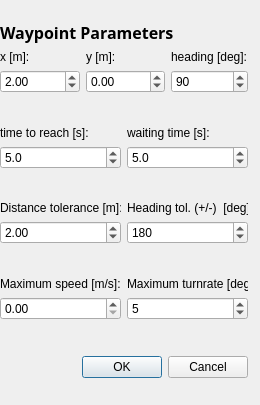
<ui version="4.0" >
 <class>WaypointDialog</class>
 <widget class="QDialog" name="WaypointDialog" >
  <property name="geometry" >
   <rect>
    <x>0</x>
    <y>0</y>
    <width>260</width>
    <height>405</height>
   </rect>
  </property>
  <property name="sizePolicy" >
   <sizepolicy>
    <hsizetype>0</hsizetype>
    <vsizetype>0</vsizetype>
    <horstretch>0</horstretch>
    <verstretch>0</verstretch>
   </sizepolicy>
  </property>
  <property name="windowTitle" >
   <string>Waypoint Paramters</string>
  </property>
  <widget class="QWidget" name="layoutWidget" >
   <property name="geometry" >
    <rect>
     <x>0</x>
     <y>21</y>
     <width>248</width>
     <height>362</height>
    </rect>
   </property>
   <layout class="QVBoxLayout" >
    <property name="margin" >
     <number>0</number>
    </property>
    <property name="spacing" >
     <number>6</number>
    </property>
    <item>
     <widget class="QLabel" name="label" >
      <property name="text" >
       <string>&lt;html>&lt;head>&lt;meta name="qrichtext" content="1" />&lt;/head>&lt;body style=" white-space: pre-wrap; font-family:Sans Serif; font-size:9pt; font-weight:400; font-style:normal; text-decoration:none;">&lt;p style=" margin-top:0px; margin-bottom:0px; margin-left:0px; margin-right:0px; -qt-block-indent:0; text-indent:0px;">&lt;span style=" font-size:12pt; font-weight:600;">Waypoint Parameters&lt;/span>&lt;/p>&lt;/body>&lt;/html></string>
      </property>
     </widget>
    </item>
    <item>
     <layout class="QGridLayout" >
      <property name="margin" >
       <number>0</number>
      </property>
      <property name="spacing" >
       <number>6</number>
      </property>
      <item row="0" column="2" >
       <widget class="QLabel" name="headingLabel" >
        <property name="text" >
         <string>heading [deg]:</string>
        </property>
       </widget>
      </item>
      <item row="1" column="0" >
       <widget class="QDoubleSpinBox" name="xSpin" >
        <property name="maximum" >
         <double>10000.000000000000000</double>
        </property>
        <property name="minimum" >
         <double>-10000.000000000000000</double>
        </property>
        <property name="singleStep" >
         <double>0.200000000000000</double>
        </property>
        <property name="value" >
         <double>2.000000000000000</double>
        </property>
       </widget>
      </item>
      <item row="0" column="0" >
       <widget class="QLabel" name="xLabel" >
        <property name="text" >
         <string>x [m]:</string>
        </property>
       </widget>
      </item>
      <item row="1" column="1" >
       <widget class="QDoubleSpinBox" name="ySpin" >
        <property name="maximum" >
         <double>10000.000000000000000</double>
        </property>
        <property name="minimum" >
         <double>-10000.000000000000000</double>
        </property>
        <property name="singleStep" >
         <double>0.200000000000000</double>
        </property>
        <property name="value" >
         <double>0.000000000000000</double>
        </property>
       </widget>
      </item>
      <item row="1" column="2" >
       <widget class="QSpinBox" name="headingSpin" >
        <property name="maximum" >
         <number>359</number>
        </property>
        <property name="singleStep" >
         <number>1</number>
        </property>
        <property name="value" >
         <number>90</number>
        </property>
       </widget>
      </item>
      <item row="0" column="1" >
       <widget class="QLabel" name="yLabel" >
        <property name="text" >
         <string>y [m]:</string>
        </property>
       </widget>
      </item>
     </layout>
    </item>
    <item>
     <spacer>
      <property name="orientation" >
       <enum>Qt::Vertical</enum>
      </property>
      <property name="sizeHint" >
       <size>
        <width>221</width>
        <height>21</height>
       </size>
      </property>
     </spacer>
    </item>
    <item>
     <layout class="QGridLayout" >
      <property name="margin" >
       <number>0</number>
      </property>
      <property name="spacing" >
       <number>6</number>
      </property>
      <item row="0" column="0" >
       <widget class="QLabel" name="timeLabel" >
        <property name="text" >
         <string>time to reach [s]:</string>
        </property>
       </widget>
      </item>
      <item row="1" column="1" >
       <widget class="QDoubleSpinBox" name="waitingTimeSpin" >
        <property name="decimals" >
         <number>1</number>
        </property>
        <property name="maximum" >
         <double>10000.000000000000000</double>
        </property>
        <property name="minimum" >
         <double>-10000.000000000000000</double>
        </property>
        <property name="singleStep" >
         <double>0.500000000000000</double>
        </property>
        <property name="value" >
         <double>5.000000000000000</double>
        </property>
       </widget>
      </item>
      <item row="0" column="1" >
       <widget class="QLabel" name="waitingTimeLabel" >
        <property name="text" >
         <string>waiting time [s]:</string>
        </property>
       </widget>
      </item>
      <item row="1" column="0" >
       <widget class="QDoubleSpinBox" name="timeSpin" >
        <property name="decimals" >
         <number>1</number>
        </property>
        <property name="maximum" >
         <double>10000.000000000000000</double>
        </property>
        <property name="minimum" >
         <double>-10000.000000000000000</double>
        </property>
        <property name="singleStep" >
         <double>0.500000000000000</double>
        </property>
        <property name="value" >
         <double>5.000000000000000</double>
        </property>
       </widget>
      </item>
     </layout>
    </item>
    <item>
     <spacer>
      <property name="orientation" >
       <enum>Qt::Vertical</enum>
      </property>
      <property name="sizeHint" >
       <size>
        <width>171</width>
        <height>21</height>
       </size>
      </property>
     </spacer>
    </item>
    <item>
     <layout class="QGridLayout" >
      <property name="margin" >
       <number>0</number>
      </property>
      <property name="spacing" >
       <number>6</number>
      </property>
      <item row="1" column="1" >
       <widget class="QSpinBox" name="headingTolSpin" >
        <property name="maximum" >
         <number>360</number>
        </property>
        <property name="singleStep" >
         <number>5</number>
        </property>
        <property name="value" >
         <number>180</number>
        </property>
       </widget>
      </item>
      <item row="0" column="1" >
       <widget class="QLabel" name="headingTolLabel" >
        <property name="text" >
         <string>Heading tol. (+/-)  [deg]:</string>
        </property>
       </widget>
      </item>
      <item row="0" column="0" >
       <widget class="QLabel" name="distanceTolLabel" >
        <property name="text" >
         <string>Distance tolerance [m]:</string>
        </property>
       </widget>
      </item>
      <item row="1" column="0" >
       <widget class="QDoubleSpinBox" name="distanceTolSpin" >
        <property name="maximum" >
         <double>10.000000000000000</double>
        </property>
        <property name="singleStep" >
         <double>0.200000000000000</double>
        </property>
        <property name="value" >
         <double>2.000000000000000</double>
        </property>
       </widget>
      </item>
     </layout>
    </item>
    <item>
     <spacer>
      <property name="orientation" >
       <enum>Qt::Vertical</enum>
      </property>
      <property name="sizeHint" >
       <size>
        <width>211</width>
        <height>21</height>
       </size>
      </property>
     </spacer>
    </item>
    <item>
     <layout class="QGridLayout" >
      <property name="margin" >
       <number>0</number>
      </property>
      <property name="spacing" >
       <number>6</number>
      </property>
      <item row="0" column="1" >
       <widget class="QLabel" name="maxTurnrateLabel" >
        <property name="text" >
         <string>Maximum turnrate [deg/s]:</string>
        </property>
       </widget>
      </item>
      <item row="1" column="0" >
       <widget class="QDoubleSpinBox" name="maxSpeedSpin" >
        <property name="maximum" >
         <double>2000000.000000000000000</double>
        </property>
        <property name="singleStep" >
         <double>0.200000000000000</double>
        </property>
        <property name="value" >
         <double>0.000000000000000</double>
        </property>
       </widget>
      </item>
      <item row="1" column="1" >
       <widget class="QSpinBox" name="maxTurnrateSpin" >
        <property name="maximum" >
         <number>2000000</number>
        </property>
        <property name="singleStep" >
         <number>1</number>
        </property>
        <property name="value" >
         <number>5</number>
        </property>
       </widget>
      </item>
      <item row="0" column="0" >
       <widget class="QLabel" name="maxSpeedLabel" >
        <property name="text" >
         <string>Maximum speed [m/s]:</string>
        </property>
       </widget>
      </item>
     </layout>
    </item>
    <item>
     <spacer>
      <property name="orientation" >
       <enum>Qt::Vertical</enum>
      </property>
      <property name="sizeHint" >
       <size>
        <width>171</width>
        <height>21</height>
       </size>
      </property>
     </spacer>
    </item>
    <item>
     <layout class="QHBoxLayout" >
      <property name="margin" >
       <number>0</number>
      </property>
      <property name="spacing" >
       <number>6</number>
      </property>
      <item>
       <spacer>
        <property name="orientation" >
         <enum>Qt::Horizontal</enum>
        </property>
        <property name="sizeHint" >
         <size>
          <width>41</width>
          <height>31</height>
         </size>
        </property>
       </spacer>
      </item>
      <item>
       <widget class="QPushButton" name="okButton" >
        <property name="text" >
         <string>OK</string>
        </property>
       </widget>
      </item>
      <item>
       <widget class="QPushButton" name="cancelButton" >
        <property name="text" >
         <string>Cancel</string>
        </property>
       </widget>
      </item>
     </layout>
    </item>
   </layout>
  </widget>
 </widget>
 <resources/>
 <connections>
  <connection>
   <sender>okButton</sender>
   <signal>clicked()</signal>
   <receiver>WaypointDialog</receiver>
   <slot>accept()</slot>
   <hints>
    <hint type="sourcelabel" >
     <x>278</x>
     <y>253</y>
    </hint>
    <hint type="destinationlabel" >
     <x>96</x>
     <y>254</y>
    </hint>
   </hints>
  </connection>
  <connection>
   <sender>cancelButton</sender>
   <signal>clicked()</signal>
   <receiver>WaypointDialog</receiver>
   <slot>reject()</slot>
   <hints>
    <hint type="sourcelabel" >
     <x>369</x>
     <y>253</y>
    </hint>
    <hint type="destinationlabel" >
     <x>179</x>
     <y>282</y>
    </hint>
   </hints>
  </connection>
 </connections>
</ui>
